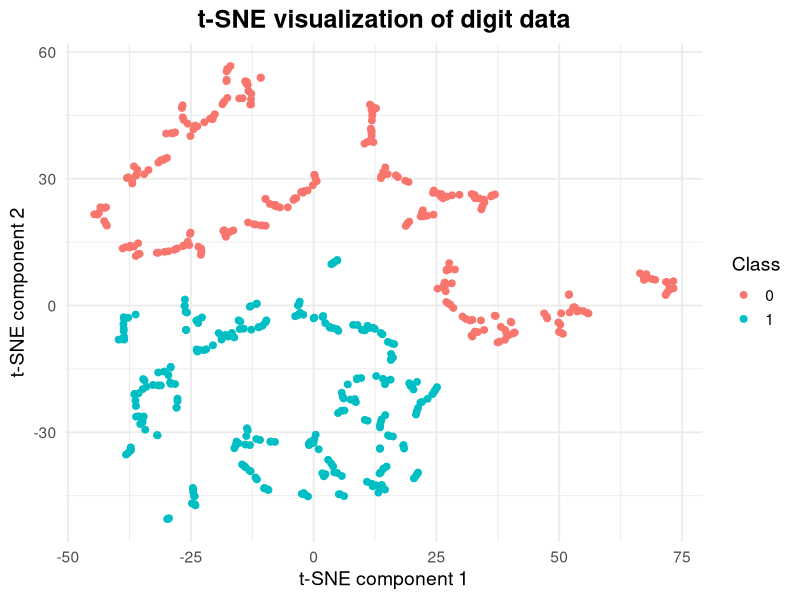

This figure's R source:
# Load required libraries
library(ggplot2)
library(Rtsne)

# Generate a non-linearly separable dataset (two circles)
set.seed(42)
n_samples <- 500
factor <- 0.3
noise  <- 0.1

half <- n_samples / 2
theta_outer <- runif(half, 0, 2*pi)
theta_inner <- runif(half, 0, 2*pi)

r_outer <- 1 + rnorm(half, sd = noise)
r_inner <- factor + rnorm(half, sd = noise)

X <- rbind(
  cbind(r_outer * cos(theta_outer), r_outer * sin(theta_outer)),
  cbind(r_inner * cos(theta_inner), r_inner * sin(theta_inner))
)
X <- as.data.frame(X)
colnames(X) <- c("x1", "x2")
y <- as.factor(c(rep(0, half), rep(1, half)))

# t-SNE with specified parameters
set.seed(42)
# TODO: set three main parameters for Rtsne for perplexity, exaggeration_factor and eta to 5, 20 and 500 respectively
tsne_result <- Rtsne(
  as.matrix(X),
  dims = 2,
  perplexity = 5,
  exaggeration_factor = 20,
  eta = 500,
  pca = FALSE,
  check_duplicates = FALSE,
  verbose = FALSE
)
tsne_transformed <- as.data.frame(tsne_result$Y)
colnames(tsne_transformed) <- c("tsne1", "tsne2")
tsne_transformed$class <- y

# Plot the t-SNE result
tsne_plot <- ggplot(tsne_transformed, aes(x = tsne1, y = tsne2, color = class)) +
  geom_point(size = 2) +
  labs(
    title = "t-SNE visualization of digit data",
    x = "t-SNE component 1", y = "t-SNE component 2", color = "Class"
  ) +
  theme_minimal(base_size = 14) +
  theme(
    panel.background = element_rect(fill = "white", color = NA),
    plot.background = element_rect(fill = "white", color = NA),
    plot.title = element_text(face = "bold", size = 18, hjust = 0.5),
    legend.position = "right"
  )
